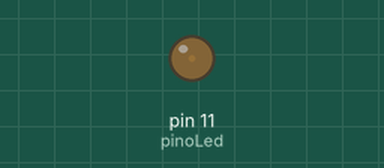
A sketch run on a simulated Arduino Uno, built with avr-gcc and run on an emulated ATmega328P. Shown: output pins drawn as LEDs (lit = HIGH).

Above: at 0.05 s.
At 0.7 s:
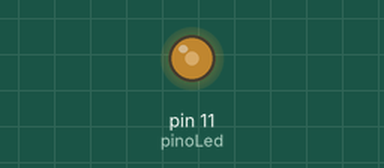
At 1.4 s:
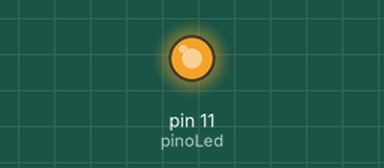
At 2.75 s:
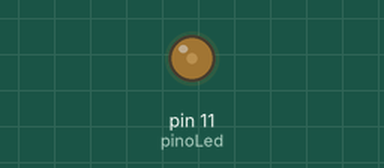
Timing chart, 0 to 7.0 s (numbered marks = the images above):
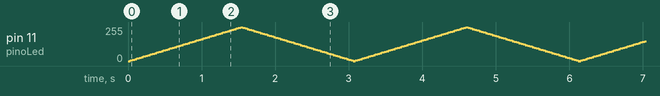

The sketch:

brilhoLed.ino
```cpp
// Programa: Brilho do LED
// Matheus Ikenaga
// 2021-11-15


int pinoLed = 11;

void setup() {
  pinMode(pinoLed,OUTPUT);
}

void loop() {
  acendeBrilho(5);
  apagaBrilho(5);
}

void acendeBrilho (int incremento) {
  for (byte value=0; value <255; value += incremento){
    analogWrite(pinoLed, value);
    delay(30);
  }
}

void apagaBrilho (int decremento) {
  for (byte value=255; value > 0; value -= decremento){
    analogWrite(pinoLed, value);
    delay(30);
  }
}
```
